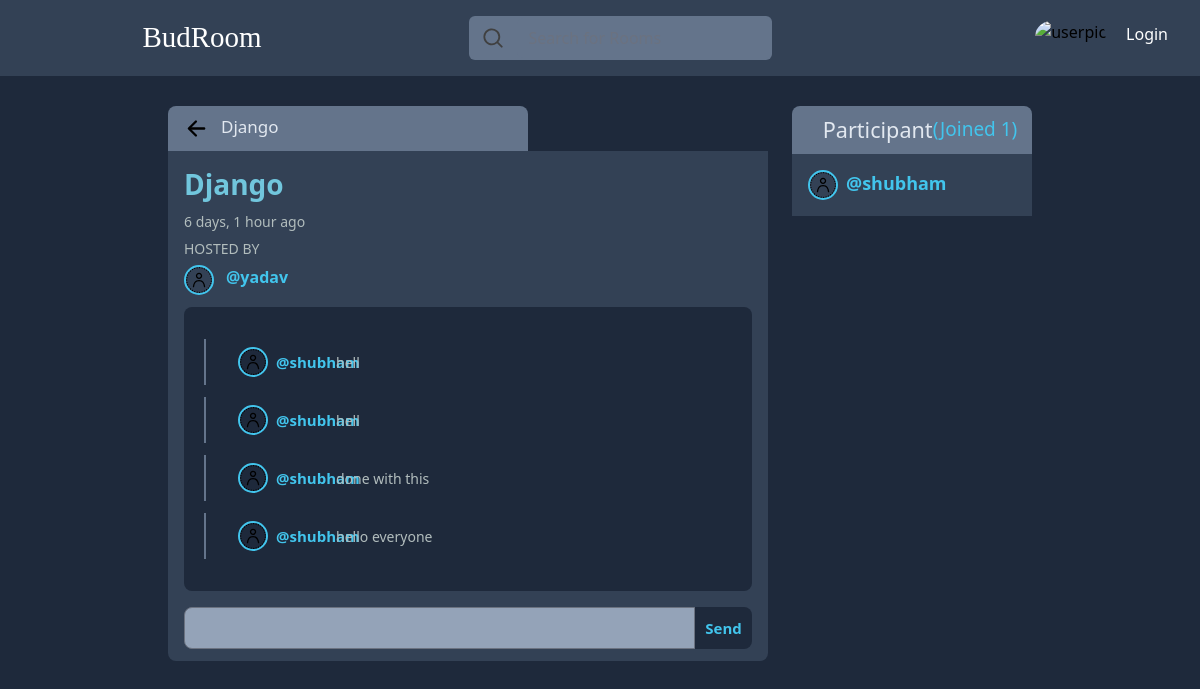
/room/8/, run on the app's committed database.
### base/models.py (models this page shows, shortened)
class Room(models.Model):
    host = models.ForeignKey(User,on_delete=models.SET_NULL,null=True)
    topic = models.ForeignKey(Topic,on_delete=models.SET_NULL,null=True)
    name = models.CharField(max_length=200)
    description = models.TextField(null=True,blank=True)
    participants=models.ManyToManyField(User,related_name='participants', blank=True)
    updated = models.DateTimeField(auto_now=True)
    created = models.DateTimeField(auto_now_add=True)
    class Meta:
        ordering = ['-updated','created']
    def __str__(self):
        return self.name

class Message(models.Model):
    user = models.ForeignKey(User,on_delete=models.CASCADE)
    room = models.ForeignKey(Room,on_delete = models.CASCADE)
    body = models.TextField()
    updated = models.DateTimeField(auto_now=True)
    created = models.DateTimeField(auto_now_add=True)
    class Meta:
        ordering = ['-updated','created']

### base/views.py (the view, shortened to what this page needs)
# urls.py: path('room/<str:pk>/',views.room,name="room"),
def room(request, pk):
    room = Room.objects.get(id=pk)
    room_msgs= room.message_set.all().order_by('created')  # message_set is Message class in model
    participants= room.participants.all()
    topics = Topic.objects.all()
    params = {'room': room , 'room_msgs': room_msgs, 'participants':participants, 'topics' :topics}
    return render(request, 'base/room.html', params)

### base/templates/base/room.html (shortened to what this page needs)
{% extends 'main.html' %} {% block content %}
{% load static%}
<div class="room-container w-screen bg-slate-800 flex justify-center h-screen gap-6 overflow-hidden">
  <div class="room-update lg:w-[50vw] w-[90vw] mt-[30px] ">
    <div class="heading text-slate-200 lg:w-[30vw] w-[90vw] rounded-tl-lg rounded-tr-lg bg-slate-500 flex items-center lg:pl-4 pl-3 ">
      <a href="{% url 'home'%}"><img src="{%static '/images/back-arrow.svg'%}" class="lg:w-[25px] w-[20px] fill-slate-500" alt=""></a><h1 class="font-sans lg:text xl text-[17px] lg:pb-3 pb-2 lg:pt-2 pt-1 pl-3 flex items-center align-middle ">{{room.name}}</h1>
    </div>
    <div class="room-content w-[100%] bg-slate-700 pl-4 pr-4 rounded-br-lg rounded-bl-lg">
      <div class="left w-[100%] flex flex-col">
        <div class="nam mt-3 w-[100%]">
          <section class="font-sans font-semibold text-[#71c6dd] lg:text-[28px] text-[24px]">{{room.name}}</section>
        </div>
        <div class="timestamp mt-1.5 w-[100%]">
          <section class="font-sans text-[#b2bdbd] lg:text-[14px] text-[10px]" >{{room.created|timesince}} ago</section>
        </div>
        <div class="hosted mt-1.5 w-[100%]">
          <section class="font-sans text-[#b2bdbd] lg:text-[14px] text-[10px]">HOSTED BY</section>
        </div>
        <div class="user flex  lg:mt-1.5 mt-2 w-[100%]">
          <a href="{% url 'user-profile' room.host.id %}"><img src="{%static '/images/user_profile.svg'%}" alt="" class="w-[30px] h-[30px] rounded-full border-[#42c5ed] border-2 "></a>
          <a href="{% url 'user-profile' room.host.id %}"><section class="text-[16px] flex items-center pl-3 font-sans font-semibold text-[#42c5ed]">@{{room.host.username}}</section></a>
        </div>
        <div class="message-box lg:mt-3 mt-2  w-[100%] flex justify-center ">
          <div class="messagess w-[100%] rounded-lg mb-3 p-5 bg-slate-800 max-h-[45vh] overflow-scroll">
            {%for msg in room_msgs %}
            <div class="msg border-l-2 border-slate-500 lg:py-2 py-1  lg:my-3 my-2 ">
              <section class="font-sans text-[#b2bdbd] lg:text-[14px] text-[12px] lg:ml-5 ml-2 flex items-center">
                <section class="font-sans font-semibold text-[#42c5ed] lg:text-[15px] text-[13px] ml-3  flex items-center gap-2"><a href="{%url 'user-profile' msg.user.id%}" class="flex items-center gap-2 lg:w-[7.5vw] w-[25vw]"><img src="{%static '/images/user_profile.svg'%}" alt="" class="lg:w-[30px] lg:h-[30px] w-[25px] rounded-full border-[#42c5ed] border-2 ">@{{msg.user.username}}</a></section><p class="ml-2">{{msg.body}}</p>
              </section>
            </div>
            {%endfor%}
          </div>
        </div>
        <div class="write-msg my-3 mt-1">
          <form action="" method="POST" class="flex">
            <input type="text" name="msg" id="" class="w-[90%] rounded-tl-lg rounded-bl-lg  bg-slate-400 ">
            <button class="font-sans font-semibold text-[#42c5ed] text-[15px] lg:w-[10%] w-[20%] rounded-tr-lg rounded-br-lg bg-slate-800">Send</button>
          </form>
        </div>
      </div>
    </div>
  </div>
  <div class="participants w-[20vw] mt-[30px] lg:flex hidden ">
    <div class="right w-[100%]">
      <div class="head w-[100%] flex justify-center font-sans pb-2 pt-2 text-slate-200 text-[27px]  rounded-tl-lg rounded-tr-lg bg-slate-500 items-center pl-4">
        <small>Participant</small><small class="text-[19px] flex items-center  text-[#42c5ed]">(Joined {{participants.count}})</small>
      </div>
      <div class="users h-screen overflow-scroll rounded-br-lg rounded-bl-lg">
        {%for user in participants%}
        <div class="user flex w-[100%] bg-slate-700 pl-4 pr-4  text-[#42c5ed] text-[18px] font-sans font-semibold py-4 ">
          <img src="{%static '/images/user_profile.svg'%}" alt="" class="w-[30px] h-[30px] rounded-full border-[#42c5ed] border-2 mr-2">@{{user}}
        </div>
        {%endfor%}
      </div>
    </div>
  </div>
</div>
{% endblock content %}

### data on the page
Room: name "Django", created "6 days, 1 hour", host.username "yadav"
Message: user.username "shubham", body "hell"
Message: user.username "shubham", body "hell"
Message: user.username "shubham", body "done with this"
Message: user.username "shubham", body "hello everyone"

### other printed values
{{ participants.count }} "1"
{{ user }} "shubham"
